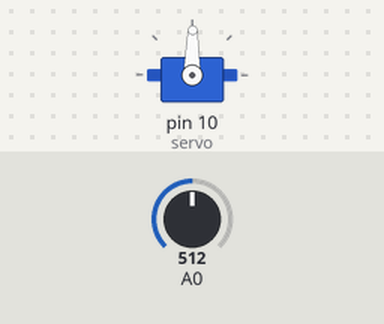
The sketch below on a simulated Arduino Uno, built with avr-gcc and run on an emulated ATmega328P. Parts: servo. Inputs (shaded band) come from the test bench; at power-on: A0 = 512.

Above: at 1.2 s.
1.3 s: A0 set to 716
At 2.2 s:
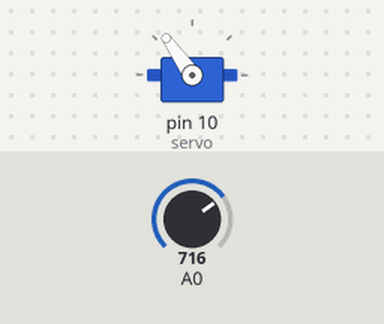
2.8 s: A0 set to 900
At 3.6 s:
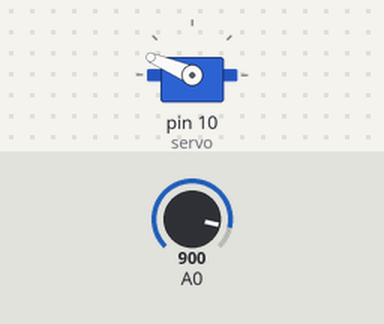
4.3 s: A0 set to 1023
At 4.8 s:
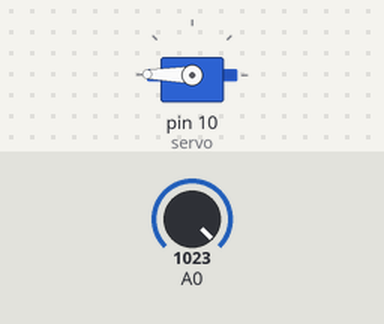
5.8 s: A0 set to 306
At 6.8 s:
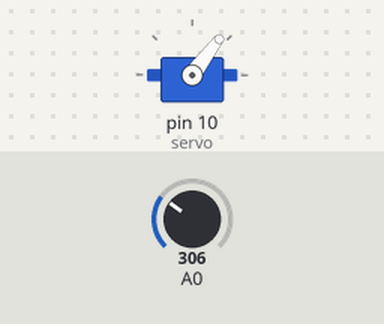
7.3 s: A0 set to 122
At 8.1 s:
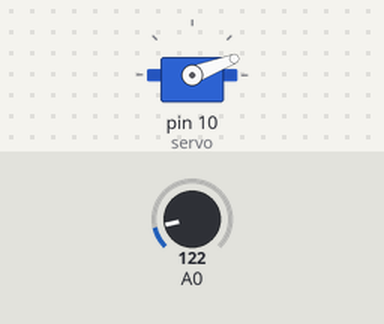
8.8 s: A0 set to 511
At 9.4 s:
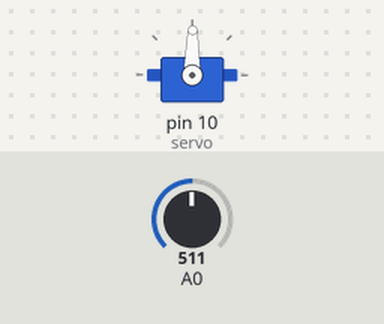
Timing chart, 0 to 11.3 s (numbered marks = the images above; inputs shaded):
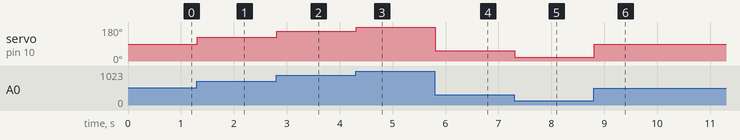

Measured:
- after the input at 1.3 s, servo on pin 10 (servo): 89° → 125° at once
- after the input at 2.8 s, servo on pin 10 (servo): 125° → 157° at once
- after the input at 4.3 s, servo on pin 10 (servo): 157° → 179° at once
- after the input at 5.8 s, servo on pin 10 (servo): 179° → 53° at once
- after the input at 7.3 s, servo on pin 10 (servo): 53° → 21° at once
- after the input at 8.8 s, servo on pin 10 (servo): 21° → 89° at once

The sketch:

atm_servo.ino
```cpp
#include <Servo.h>

Servo servo;

void setup() {
  servo.attach(10);
}

void loop() {
  unsigned int angle = analogRead(A0);
  angle = angle * 0.175;
  servo.write(angle);
  delay(15);
}
```
